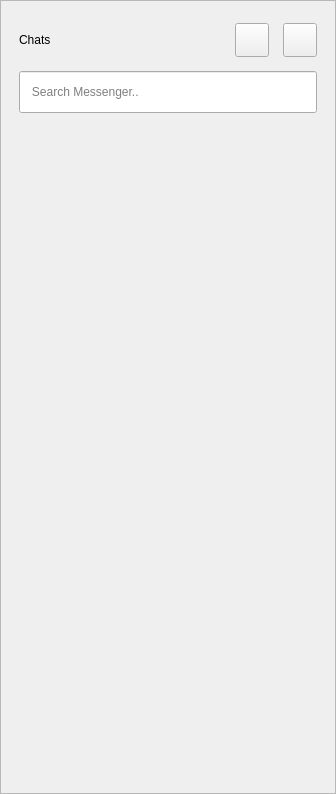
<?xml version='1.0' encoding='utf-8'?>
<ui version="4.0">
 <class>ChatsListComponent</class>
 <widget class="QCustomComponent" name="ChatsListComponent">
  <property name="geometry"><rect><x>0</x><y>0</y><width>336</width><height>794</height></rect></property>
  <property name="minimumSize"><size><width>336</width><height>0</height></size></property>
  <property name="maximumSize"><size><width>336</width><height>16777215</height></size></property>
  <layout class="QVBoxLayout" name="chatsListOuter">
   <property name="spacing"><number>0</number></property>
   <property name="leftMargin"><number>0</number></property>
   <property name="topMargin"><number>0</number></property>
   <property name="rightMargin"><number>0</number></property>
   <property name="bottomMargin"><number>0</number></property>
   <item>
    <widget class="QFrame" name="chatsPanel">
     <property name="frameShape"><enum>QFrame::StyledPanel</enum></property>
     <layout class="QVBoxLayout" name="chatsLayout">
      <property name="spacing"><number>14</number></property>
      <property name="leftMargin"><number>18</number></property>
      <property name="topMargin"><number>22</number></property>
      <property name="rightMargin"><number>18</number></property>
      <property name="bottomMargin"><number>16</number></property>
      <item>
       <layout class="QHBoxLayout" name="chatsHeaderRow">
        <item>
         <widget class="QLabel" name="chatsTitle">
          <property name="text"><string>Chats</string></property>
          <property name="role" stdset="0"><string>panelTitle</string></property>
         </widget>
        </item>
        <item>
         <spacer name="chatsHeaderSpacer">
          <property name="orientation"><enum>Qt::Horizontal</enum></property>
          <property name="sizeHint" stdset="0"><size><width>10</width><height>10</height></size></property>
         </spacer>
        </item>
        <item>
         <widget class="QPushButton" name="newGroupBtn">
          <property name="minimumSize"><size><width>34</width><height>34</height></size></property>
          <property name="maximumSize"><size><width>34</width><height>34</height></size></property>
          <property name="iconSize"><size><width>18</width><height>18</height></size></property>
          <property name="cursor"><cursorShape>PointingHandCursor</cursorShape></property>
          <property name="role" stdset="0"><string>iconChip</string></property>
         </widget>
        </item>
        <item>
         <widget class="QPushButton" name="newChatBtn">
          <property name="minimumSize"><size><width>34</width><height>34</height></size></property>
          <property name="maximumSize"><size><width>34</width><height>34</height></size></property>
          <property name="iconSize"><size><width>18</width><height>18</height></size></property>
          <property name="cursor"><cursorShape>PointingHandCursor</cursorShape></property>
          <property name="role" stdset="0"><string>iconChip</string></property>
         </widget>
        </item>
       </layout>
      </item>
      <item>
       <widget class="QLineEdit" name="searchEdit">
        <property name="minimumSize"><size><width>0</width><height>42</height></size></property>
        <property name="placeholderText"><string>   Search Messenger..</string></property>
       </widget>
      </item>
      <item>
       <widget class="QCustomChatList" name="chatList" />
      </item>
     </layout>
    </widget>
   </item>
  </layout>
 </widget>
 <customwidgets>
  <customwidget>
   <class>QCustomComponent</class>
   <extends>QWidget</extends>
   <header>Custom_Widgets.QCustomComponent</header>
   <container>1</container>
  </customwidget>
  <customwidget>
   <class>QCustomChatList</class>
   <extends>QFrame</extends>
   <header>Custom_Widgets.QCustomChatList</header>
   <container>1</container>
  </customwidget>
 <customwidget><class>QPushButton</class><extends>QPushButton</extends><header location="global">Custom_Widgets.Theme.h</header><container>1</container></customwidget><customwidget><class>QLabel</class><extends>QLabel</extends><header location="global">Custom_Widgets.Theme.h</header><container>1</container></customwidget></customwidgets>
 <connections />
</ui>
